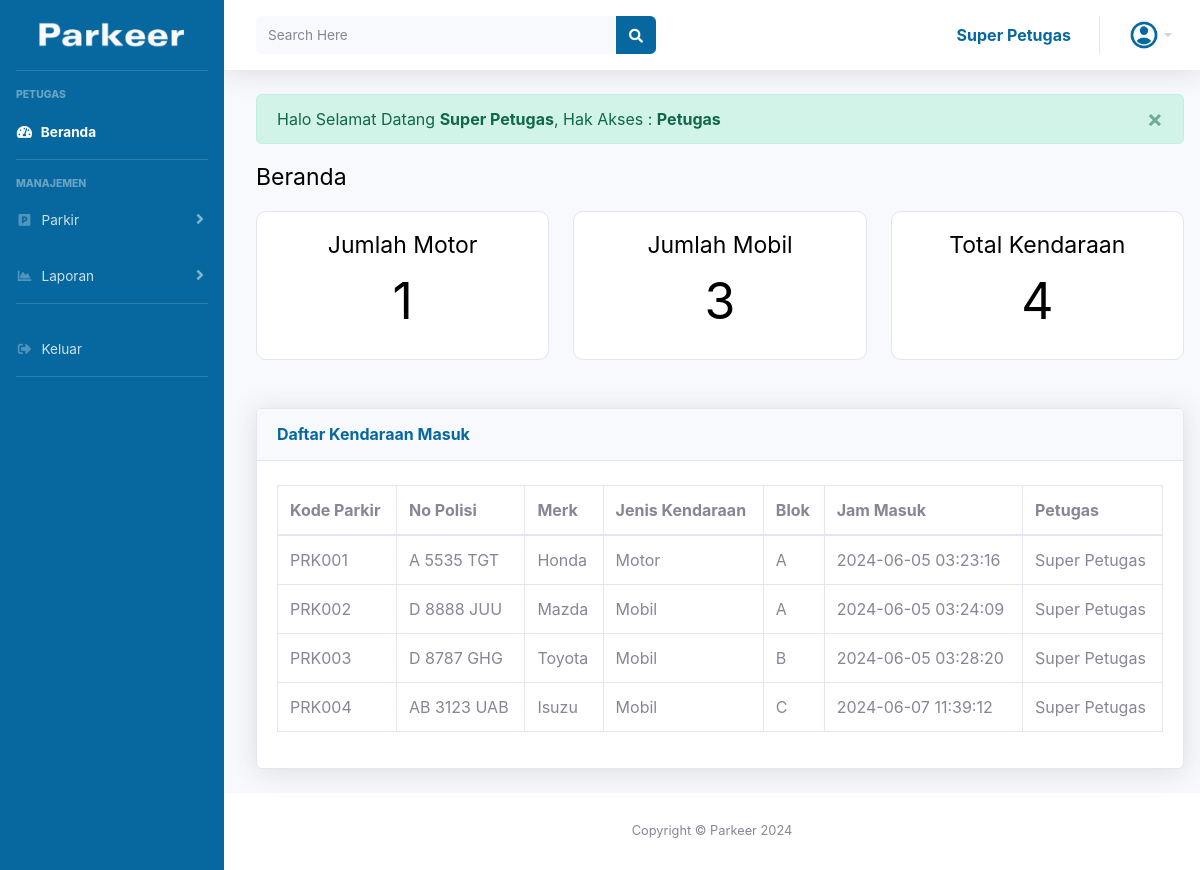
The page /app/dashboard.php (signed in) on the database as committed earlier.
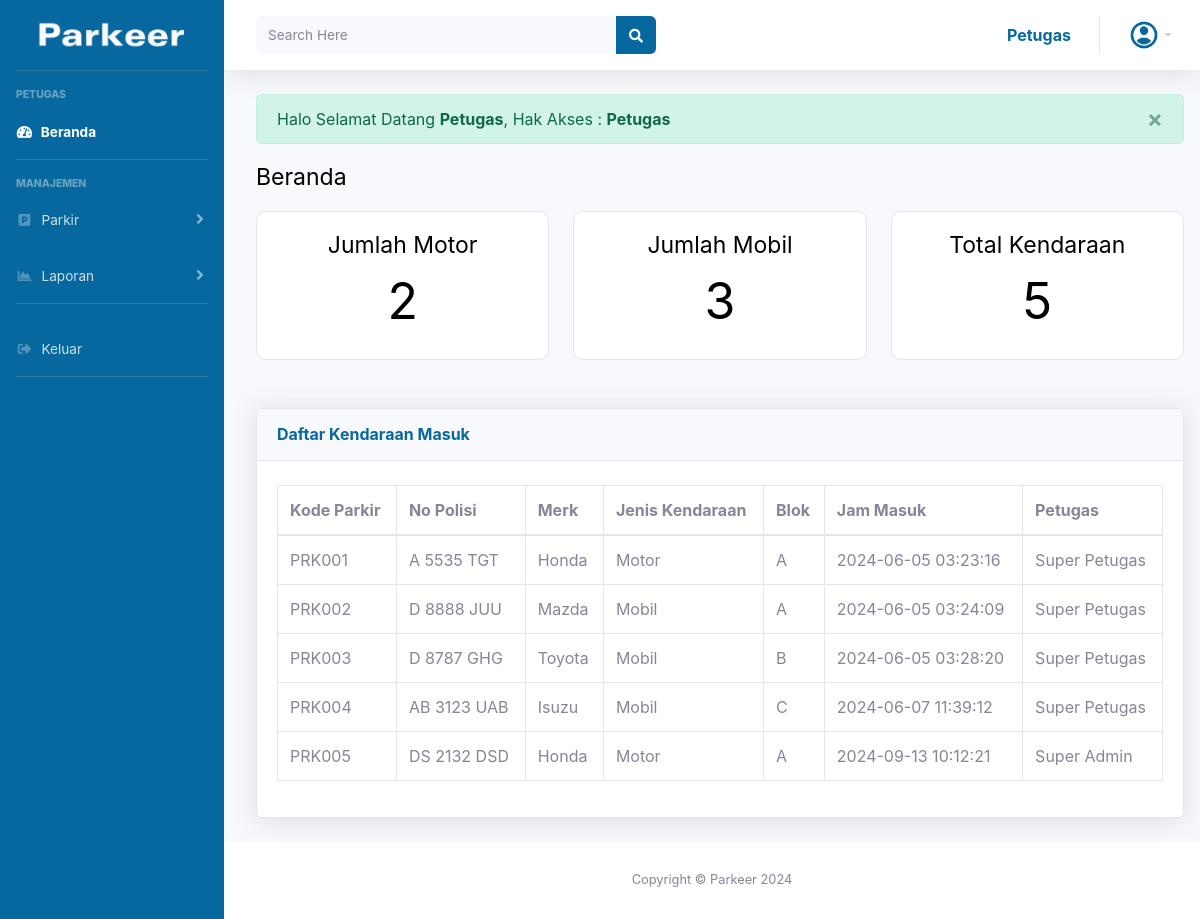
The same page on the database as committed later.
### tables this page shows
CREATE TABLE `tbpengendara_masuk` (
  `id_parkir` varchar(40) NOT NULL,
  `No_Polisi` varchar(40) NOT NULL,
  `Merk` varchar(40) NOT NULL,
  `Jenis` varchar(40) NOT NULL,
  `Blok` varchar(40) NOT NULL,
  `Jam_Masuk` timestamp NOT NULL DEFAULT current_timestamp() ON UPDATE current_timestamp(),
  `Petugas` varchar(40) NOT NULL
);

### app/dashboard.php (the view, shortened to what the changed rows need)
<!DOCTYPE html>
<html lang="en">
<head>
    <link href="../vendor/fontawesome-free/css/all.min.css" rel="stylesheet" type="text/css">
    <link href="../vendor/bootstrap/css/bootstrap.min.css" rel="stylesheet">
    <link rel="stylesheet" href="../vendor/bootstrap/css/my.css">
    <link href="../vendor/datatables/dataTables.bootstrap4.min.css" rel="stylesheet">
</head>
<body id="page-top">
    <div id="wrapper">
        <div id="content-wrapper" class="d-flex flex-column">
            <div id="content">
                <nav class="navbar navbar-expand navbar-light bg-white topbar mb-4 static-top shadow">
                    <ul class="navbar-nav ml-auto">
                        <li class="nav-item dropdown no-arrow">
                            <a class="nav-link dropdown-toggle">
                                <span class="d-none d-lg-inline namaAdmin">
                                    <?= $_SESSION['petugas']; ?>
                                </span>
                            </a>
                        </li>
                    </ul>
                </nav>
                <div class="container ml-2">
                    <?php
                    if (isset($_SESSION['alertype']) && isset($_SESSION['alertmessage'])) {
                        $alertype = $_SESSION['alertype'];
                        $alertmessage = $_SESSION['alertmessage'];
                    ?>
                        <div class="alert alert-<?= $alertype ?> alert-dismissible fade show alert-success" role="alert">
                            <?= $alertmessage ?>
                            <button type="button" class="close" data-dismiss="alert" aria-label="Close">
                                <span aria-hidden="true">&times;</span>
                            </button>
                        </div>
                    <?php
                    }
                    ?>
                    <p class="hurufatas">Beranda</p>
                    <div class="row">
                        <div class="col-md-4">
                            <div class="card border-5" style="border-radius: 10px;">
                                <div class="card-body text-center">
                                    <h5 class="card-title hurufatas">Jumlah Motor</h5>
                                    <?php
                                    include '../config.php';
                                    $sql = "SELECT * FROM tbpengendara_masuk WHERE Jenis = 'Motor'";
                                    $query = mysqli_query($conn, $sql);
                                    $jumlah_motor = mysqli_num_rows($query);
                                    echo '<h1 style="font-size: 50px; color: black;">' . $jumlah_motor . '</h1>';
                                    ?>
                                </div>
                            </div>
                        </div>
                        <div class="col-md-4">
                            <div class="card border-5" style="border-radius: 10px;">
                                <div class="card-body text-center">
                                    <?php
                                    $sql = "SELECT * FROM tbpengendara_masuk WHERE Jenis = 'Mobil'";
                                    $query = mysqli_query($conn, $sql);
                                    $jumlah_mobil = mysqli_num_rows($query);
                                    echo '<h1 style="font-size: 50px; color: black;">' . $jumlah_mobil . '</h1>';
                                    ?>
                                </div>
                            </div>
                        </div>
                        <div class="col-md-4">
                            <div class="card border-5" style="border-radius: 10px;">
                                <div class="card-body text-center">
                                    <h5 class="card-title hurufatas">Total Kendaraan</h5>
                                    <?php
                                    $sql = "SELECT * FROM tbpengendara_masuk";
                                    $query = mysqli_query($conn, $sql);
                                    $total_kendaraan = mysqli_num_rows($query);
                                    echo '<h1 style="font-size: 50px; color: black;">' . $total_kendaraan . '</h1>';
                                    ?>
                                </div>
                            </div>
                        </div>
                    </div>
                    <div class="card shadow mb-4">
                        <div class="card-header py-3 mb-1">
                        </div>
                        <div class="card-body">
                            <div class="table-responsive">
                                <table class="table table-bordered" id="dataTable" width="100%" cellspacing="0">
                                    <thead>
                                        <tr>
                                            <th>Kode Parkir</th>
                                            <th>No Polisi</th>
                                            <th>Merk</th>
                                            <th>Jenis Kendaraan</th>
                                            <th>Blok</th>
                                            <th>Jam Masuk</th>
                                            <th>Petugas</th>
                                        </tr>
                                    </thead>
                                    <tbody id="hasilPencarian">
                                        <?php
                                        $sql = "SELECT * FROM tbpengendara_masuk";
                                        $query = mysqli_query($conn, $sql);
                                        while ($pengendara = mysqli_fetch_array($query)) {
                                            echo "<tr>";
                                            echo "<td>" . $pengendara['id_parkir'] . "</td>";
                                            echo "<td>" . $pengendara['No_Polisi'] . "</td>";
                                            echo "<td>" . $pengendara['Merk'] . "</td>";
                                            echo "<td>" . $pengendara['Jenis'] . "</td>";
                                            echo "<td>" . $pengendara['Blok'] . "</td>";
                                            echo "<td>" . $pengendara['Jam_Masuk'] . "</td>";
                                            echo "<td>" . $pengendara['Petugas'] . "</td>";
                                            echo "</tr>";
                                        }
                                        ?>
                                    </tbody>
                                </table>
                            </div>
                        </div>
                    </div>
                </div>
            </div>
        </div>
    </div>
</body>
</html>

Rows that differ between the two databases and show on the page:
added tbpengendara_masuk: id_parkir "PRK005", No_Polisi "DS 2132 DSD", Merk "Honda", Jenis "Motor", Blok "A", Jam_Masuk "2024-09-13 10:12:21", Petugas "Super Admin"
Other text that changed with them:
$_SESSION['petugas']: "Super Petugas" → "Petugas"
$alertmessage: "Halo Selamat Datang Super Petugas , Hak Akses : Petugas" → "Halo Selamat Datang Petugas , Hak Akses : Petugas"
$jumlah_motor: "1" → "2"
$total_kendaraan: "4" → "5"
